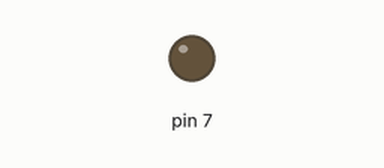
Bench run of a sketch on a simulated Arduino Uno, built with avr-gcc and run on an emulated ATmega328P. On the bench: output pins drawn as LEDs (lit = HIGH). Dashed ring = blinking. At 3.0 s the program stops and its outputs stay as they are.

Above: at 0.5 s.
At 2.7 s:
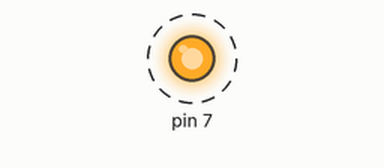
Timing chart, 0 to 3.0 s (numbered marks = the images above):
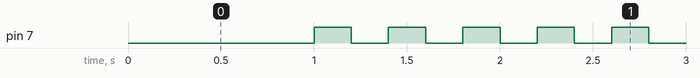

The sketch:

05_practice_2.ino
```cpp
void setup() {
  pinMode(7, OUTPUT);

}

void loop() {
  digitalWrite(7, LOW);
  delay(1000);

  int i = 0;
  while(i<5){
    digitalWrite(7, HIGH);
    delay(200);
    digitalWrite(7, LOW);
    delay(200);
    i=i+1;
  }

  while(1){
    digitalWrite(7, HIGH);
    }


}
```

Measured:
- by itself, pin 7: alternates HIGH for 0.20 s and LOW for 0.20 s, 11 changes in all, then stays HIGH
